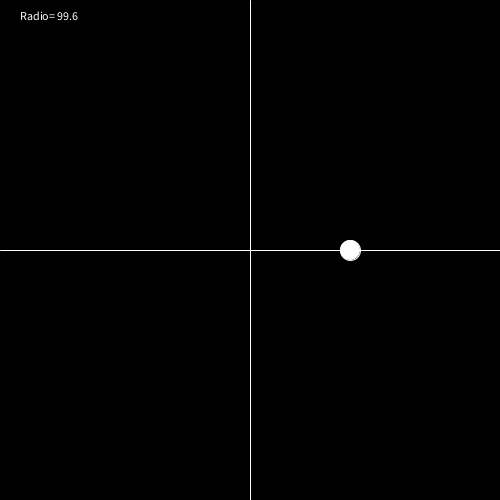
Frame 1 (no input)
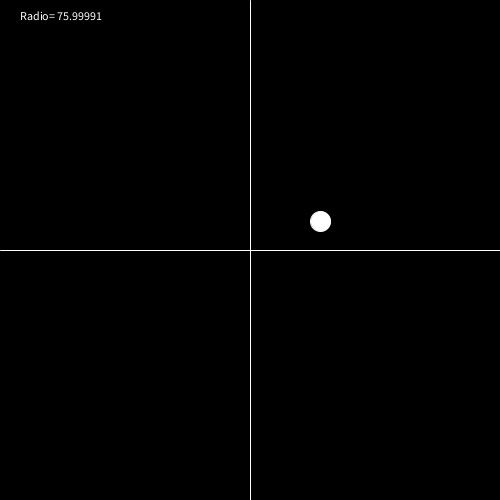
Frame 60 (the mouse pressed at the canvas centre just before this capture)
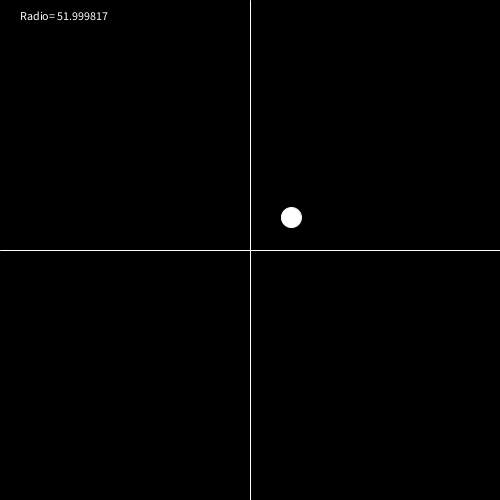
Frame 120 (the mouse held since frame 60 and released just before this capture)

The Processing sketch that drew these frames (run headless with seeded random() and noise(); from frame 60 on, the mouse is pressed at the canvas centre):

// Processing sketch: processing_186426
// ── processing_186426.pde

/*******************************************************************/
/* SIMULACIÓN 2014/2015                                            */
/*                                                                 */
/* Oscar García Martínez                                           */
/*                                                                 */
/*                                                                 */
/* Implementar una rutina que simule el movimiento de una          */
/* partícula a lo largo de la espiral 2D de la figura. La función  */
/* recibirá el diferencial de tiempo transcurrido desde la llamada */
/* anterior y debe moverse a una velocidad w en vueltas/seg.       */
/* Parámetros: inicio(1, 0), fin(0, 0)                             */
/*                                                                 */
/*******************************************************************/

//Declaración de variables e inicialización de las mismas
float posX= 0.0;
float posY= 0.0;
float v = 0.1;
float t = 0.0;
float radio = 100.0;


void setup()
{
  size(500,500); 
  stroke(255);
  smooth();  
}


void draw()
{
  background(0);  
  fill(255); 
 
  //dibujamos los ejes  
  line(width/2,0,width/2,height);   //eje vertical
  line(0,height/2,width,height/2);  //eje horizontal
  
  //creamos la bola y le aplicamos el movimiento
  pushMatrix();
  translate(width/2, height/2); 
  posX= radio*cos(t);
  posY= radio*sin(t);
  ellipse(posX, posY , 20,20);  
  t += v;
  popMatrix();   
  
  //reducimos el radio hasta que se pare la bola en (0,0)
  if(radio > 0){
    radio -= 0.4;          
  }else{
    radio = 0; 
  }
  text("Radio= "+ radio ,20, 20);
}
